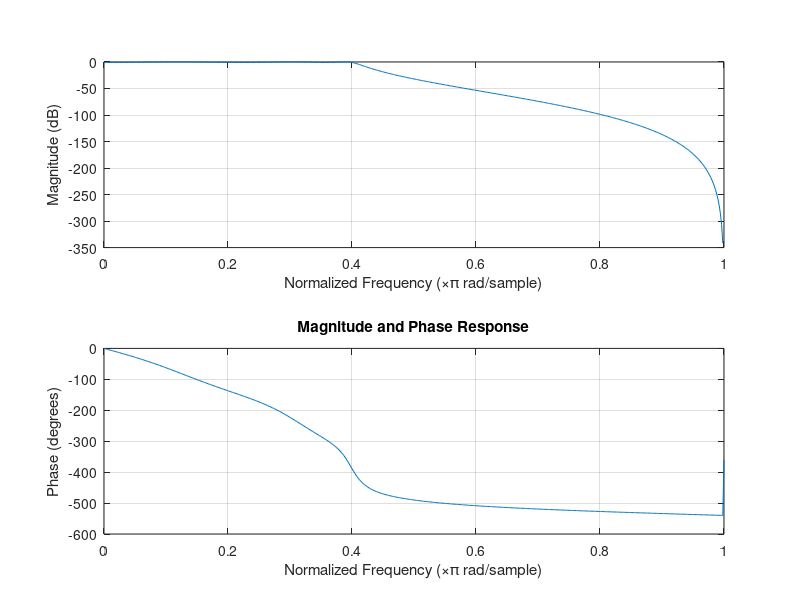
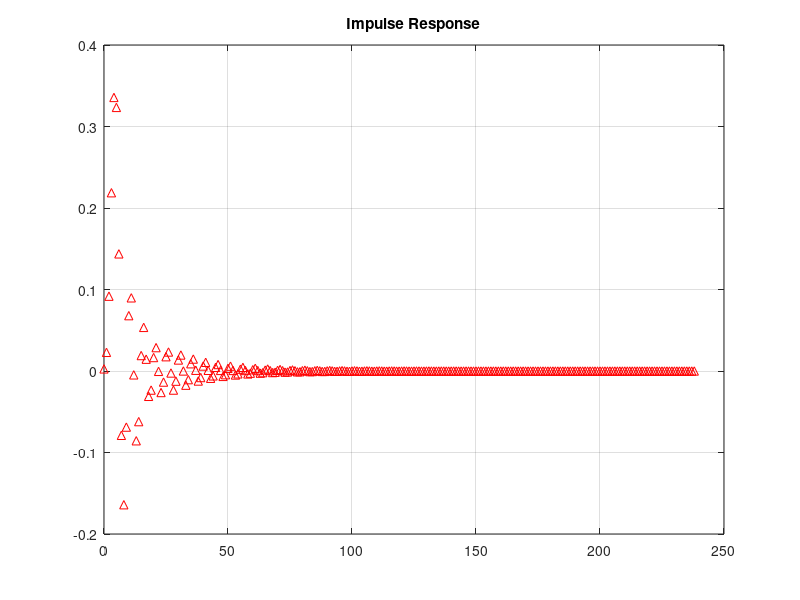
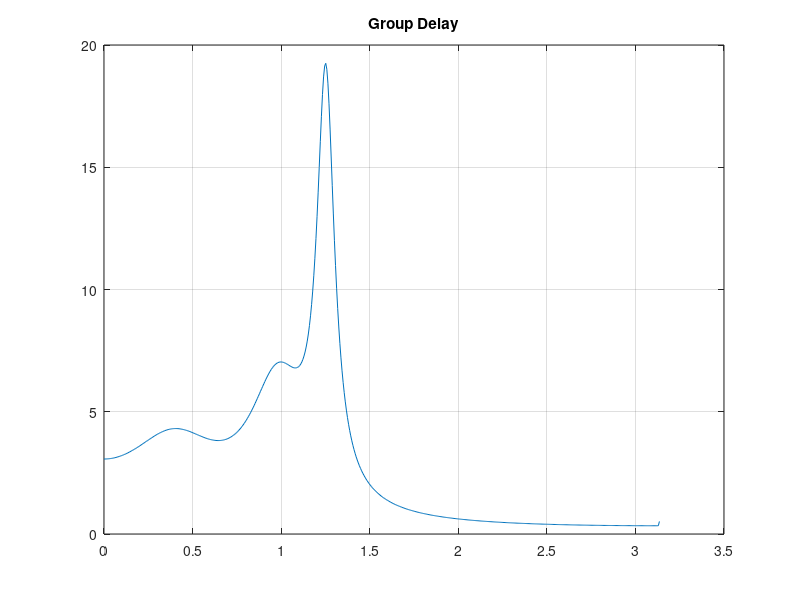
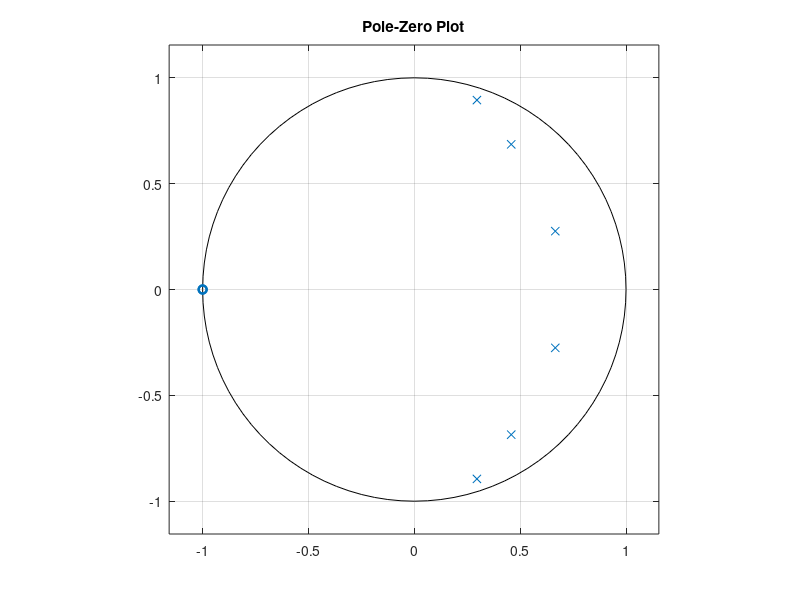

Write the MATLAB code that produced these figures, in order.
clc;
clear;
close all;

% ===============================
% Chebyshev Type-I Low-Pass Filter
% ===============================

Wp = 0.4;       % Passband Frequency (normalized)
Ws = 0.55;      % Stopband Frequency (normalized)
Rp = 1;         % Passband Ripple (dB)
As = 40;        % Stopband Attenuation (dB)

% Calculate minimum filter order and cutoff frequency
[N, Wn] = cheb1ord(Wp, Ws, Rp, As);

% Design Chebyshev Type-I Low-Pass Filter
[b, a] = cheby1(N, Rp, Wn, 'low');

% ===============================
% Display Filter Parameters
% ===============================

fprintf('Filter Order = %d\n', N);
fprintf('Cutoff Frequency = %.4f * pi rad/sample\n', Wn);

% ===============================
% Stability Check
% ===============================

if all(abs(roots(a)) < 1)
    disp('System is STABLE');
else
    disp('System is UNSTABLE');
end

% ===============================
% Magnitude & Phase Response
% ===============================

figure;
freqz(b, a);
title('Magnitude and Phase Response');

% ===============================
% Impulse Response
% ===============================

figure;
impz(b, a);
grid on;
title('Impulse Response');

% ===============================
% Group Delay
% ===============================

figure;
grpdelay(b, a);
grid on;
title('Group Delay');

% ===============================
% Pole-Zero Plot
% ===============================

figure;
zplane(b, a);
grid on;
title('Pole-Zero Plot');
